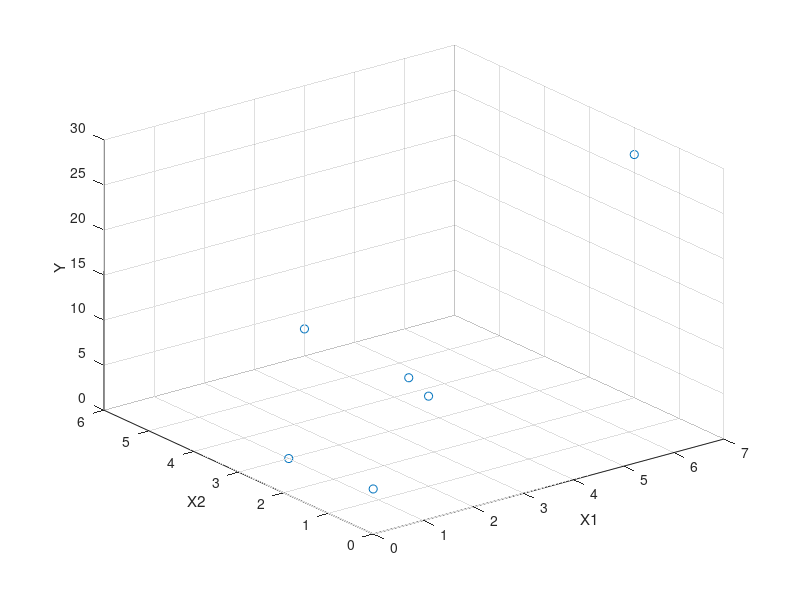
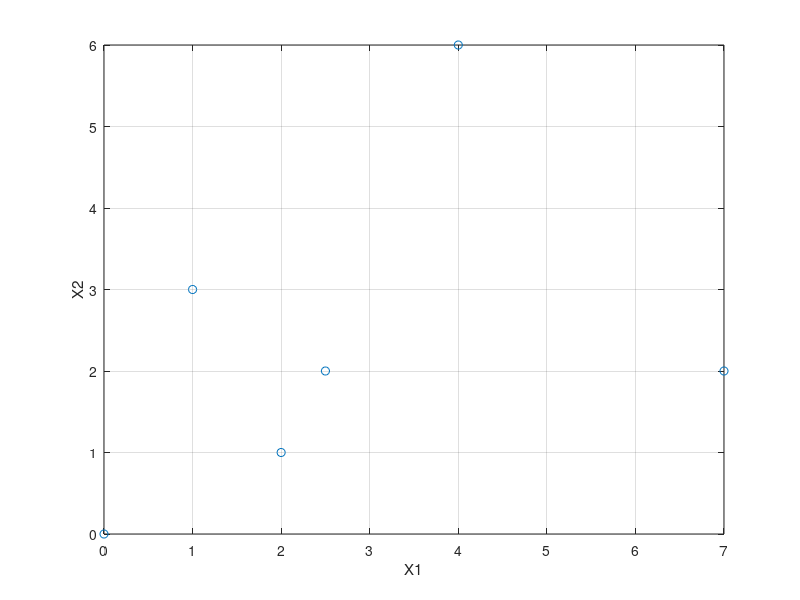

MATLAB code for these plots, in order:
close all
clear all
clc

x1 = [0, 2, 2.5, 1, 4, 7];
x2 = [0, 1, 2.0, 3, 6, 2];
y = [5, 10, 9, 0, 3, 27];

n = length(y);

A = [      n,     sum(x1),     sum(x2);
     sum(x1),  sum(x1.^2), sum(x1.*x2);
     sum(x2), sum(x1.*x2), sum(x2.^2)];

b = [sum(y);
     sum(x1.*y);
     sum(x2.*y)];

a = A \ b;

plot3(x1, x2, y, 'o')
grid on
xlabel('X1')
ylabel('X2')
zlabel('Y')

figure
plot(x1, x2, 'o')
grid on
xlabel('X1')
ylabel('X2')

z_plano = a(1) + a(2)*x1 + a(3)*x2

# para plotar: https://octave.sourceforge.io/octave/function/meshgrid.html
